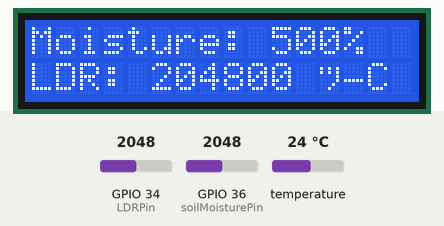
Bench run of a sketch on a simulated ESP32. On the bench: 16×2 character LCD. The test bench sets the inputs (shaded band); at power-on: GPIO 34 (LDRPin) = 2048, GPIO 36 (soilMoisturePin) = 2048, temperature 24 °C. WiFi joins after 1.5 s; servers stay silent unless stated; what the sketch prints to the serial monitor is not drawn.

Above: at 3.4 s.
3.5 s: GPIO 34 (LDRPin) set to 2866
At 7.1 s:
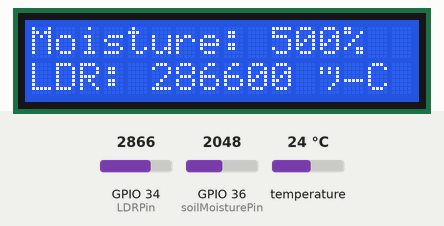
7.4 s: GPIO 36 (soilMoisturePin) set to 2866
At 9.7 s:
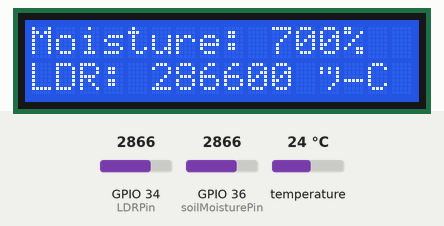
11.3 s: GPIO 34 (LDRPin) set to 3603
At 13.5 s:
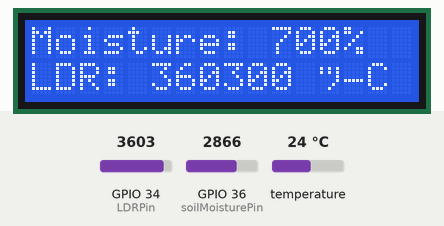
15.2 s: GPIO 36 (soilMoisturePin) set to 3603
At 19.6 s:
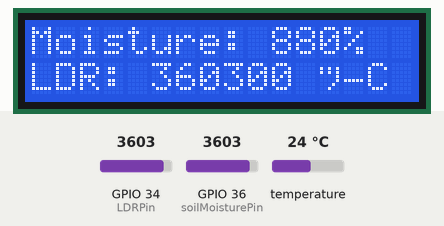
19.9 s: GPIO 34 (LDRPin) set to 4095
At 22.4 s:
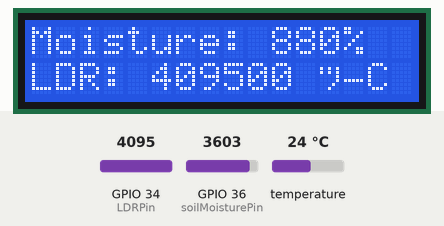
23.8 s: GPIO 36 (soilMoisturePin) set to 4095
At 25.0 s:
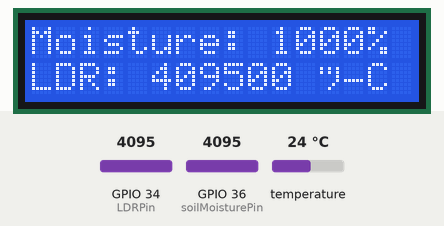
Timing chart, 0 to 26.8 s (numbered marks = the images above; inputs shaded):
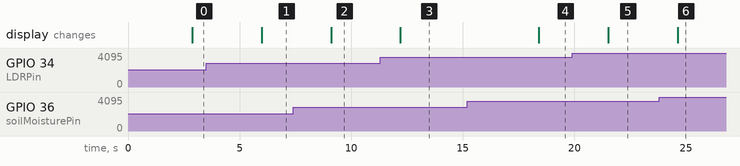

The sketch:

all-thingspeak-1.ino
```cpp
#include <Arduino.h>
#include <Wire.h>
#include <LiquidCrystal_I2C.h>
#include <OneWire.h>
#include <DallasTemperature.h>
#include <ThingSpeak.h>
#include <WiFi.h>

// Replace with your network credentials
const char* ssid = "vx";
const char* password = "14231423";

// Thingspeak channel details
unsigned long myChannel = 2234562;
const char* apiKey = "H0JAID5SFXIIFCJX";

// Constants
const int soilMoisturePin = A0;
const int LDRPin = 34;
const int temperatureSensorPin = 17;

OneWire oneWire(temperatureSensorPin);
DallasTemperature DS18B20(&oneWire);

LiquidCrystal_I2C lcd(0x27, 16, 2); // Change the address (0x27) if needed

WiFiClient client; // Declare the WiFiClient object

void setup() {
  Serial.begin(9600);
  pinMode(soilMoisturePin, INPUT);
  pinMode(LDRPin, INPUT);
  pinMode(temperatureSensorPin, INPUT);

  // Initialize the LCD module
  lcd.begin(); // Adjust the column and row size according to your LCD module
  lcd.backlight(); // Turn on the LCD backlight

  // Initialize the temperature sensor
  DS18B20.begin();

  // Connect to Wi-Fi
  Serial.println();
  Serial.print("Connecting to ");
  Serial.println(ssid);
  WiFi.begin(ssid, password);
  while (WiFi.status() != WL_CONNECTED) {
    delay(1000);
    Serial.print(".");
  }
  Serial.println("");
  Serial.println("WiFi connected");

  // Start ThingSpeak
  ThingSpeak.begin(client);
}

void loop() {
  int soilMoistureValue = analogRead(soilMoisturePin);
  int mappedSoilMoistureValue = map(soilMoistureValue, 0, 1023, 0, 250); // Map to a range of 0 to 100%

  DS18B20.requestTemperatures();
  float temperatureC = DS18B20.getTempCByIndex(0);

  int ldrValue = analogRead(LDRPin);

  Serial.print("Soil Moisture: ");
  Serial.print(mappedSoilMoistureValue);
  Serial.print("%, Temperature: ");
  Serial.print(temperatureC);
  Serial.print(" °C, LDR Value: ");
  Serial.println(ldrValue);

  lcd.clear();

  lcd.setCursor(0, 0);
  lcd.print("Moisture: ");
  lcd.print(mappedSoilMoistureValue);
  lcd.print("%");

  lcd.setCursor(0, 1);
  lcd.print("Temp: ");
  lcd.print(temperatureC);
  lcd.print(" °C ");

  lcd.setCursor(0, 2);
  lcd.print("LDR: ");
  lcd.print(ldrValue);

  // ThingSpeak
  ThingSpeak.setField(1, mappedSoilMoistureValue);
  ThingSpeak.setField(2, temperatureC);
  ThingSpeak.setField(3, ldrValue);

  int x = ThingSpeak.writeFields(myChannel, apiKey);
  if (x == 200) {
    Serial.println("Channel Updated");
  } else {
    Serial.println("Problem. HTTP error code: " + String(x));
  }

  // Add a delay before taking the next sensor reading
  delay(2000); // You can adjust the delay interval as needed
}
```

Measured:
- after the input at 3.5 s, the display: changes after 2.5 s (image 1)
- after the input at 7.4 s, the display: changes after 1.7 s (image 2)
- after the input at 11.3 s, the display: changes after 0.90 s (image 3)
- after the input at 15.2 s, the display: changes after 3.2 s (image 4)
- after the input at 19.9 s, the display: changes after 1.6 s (image 5)
- after the input at 23.8 s, the display: changes after 0.83 s (image 6)
